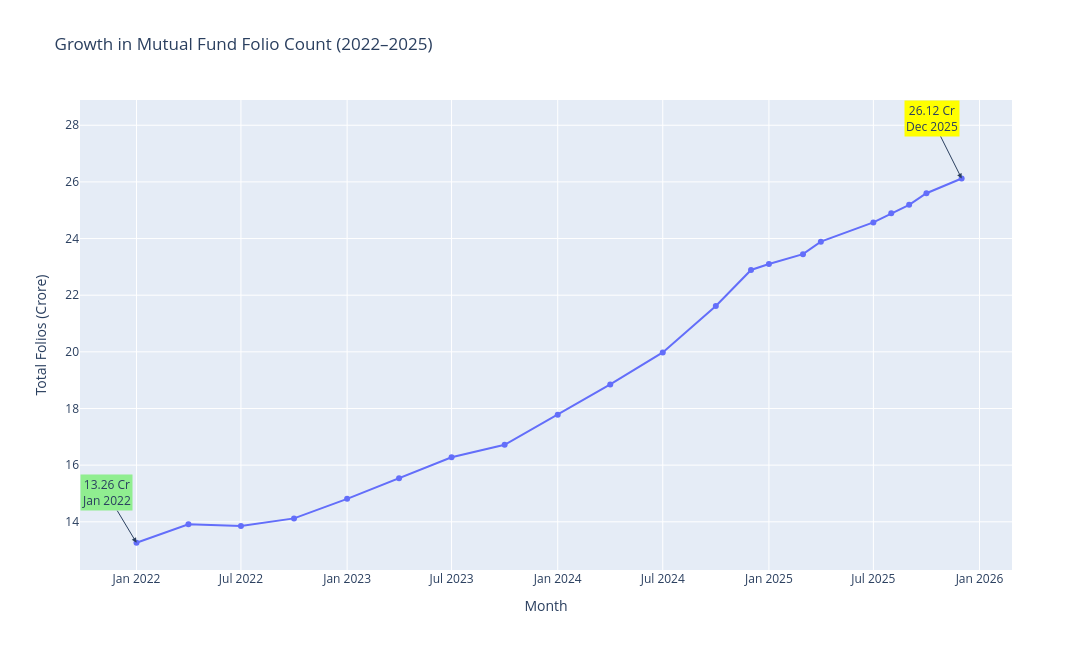

Notebook cell for this chart:
### Code cell
fig.add_annotation(
    x="2025-12-01",
    y=26.12,
    text="26.12 Cr<br>Dec 2025",
    showarrow=True,
    arrowhead=2,
    bgcolor="yellow",
    ax=-30,
    ay=-60
)

### Figure 1 — Plotly figure (JSON) as saved in the notebook; plotly's stock layout.template omitted (floating-point values rounded to 4 significant figures)
{"data": [{"hovertemplate": "Month=%{x}<br>Total Folios (Crore)=%{y}<extra></extra>", "legendgroup": "", "line": {"color": "#636efa", "dash": "solid"}, "marker": {"symbol": "circle"}, "mode": "lines+markers", "name": "", "orientation": "v", "showlegend": false, "type": "scatter", "x": ["2022-01-01T00:00:00", "2022-04-01T00:00:00", "2022-07-01T00:00:00", "2022-10-01T00:00:00", "2023-01-01T00:00:00", "2023-04-01T00:00:00", "2023-07-01T00:00:00", "2023-10-01T00:00:00", "2024-01-01T00:00:00", "2024-04-01T00:00:00", "2024-07-01T00:00:00", "2024-10-01T00:00:00", "2024-12-01T00:00:00", "2025-01-01T00:00:00", "2025-03-01T00:00:00", "2025-04-01T00:00:00", "2025-07-01T00:00:00", "2025-08-01T00:00:00", "2025-09-01T00:00:00", "2025-10-01T00:00:00", "2025-12-01T00:00:00"], "xaxis": "x", "y": [13.26, 13.91, 13.85, 14.12, 14.81, 15.54, 16.28, 16.72, 17.78, 18.85, 19.98, 21.62, 22.89, 23.1, 23.45, 23.89, 24.57, 24.89, 25.19, 25.6, 26.12], "yaxis": "y"}], "layout": {"annotations": [{"arrowhead": 2, "ax": -30, "ay": -50, "bgcolor": "lightgreen", "showarrow": true, "text": "13.26 Cr<br>Jan 2022", "x": "2022-01-01", "y": 13.26}, {"arrowhead": 2, "ax": -30, "ay": -60, "bgcolor": "yellow", "showarrow": true, "text": "26.12 Cr<br>Dec 2025", "x": "2025-12-01", "y": 26.12}], "height": 650, "hovermode": "x unified", "legend": {"tracegroupgap": 0}, "title": {"text": "Growth in Mutual Fund Folio Count (2022–2025)"}, "width": 1200, "xaxis": {"anchor": "y", "domain": [0, 1], "title": {"text": "Month"}}, "yaxis": {"anchor": "x", "domain": [0, 1], "title": {"text": "Total Folios (Crore)"}}}}
